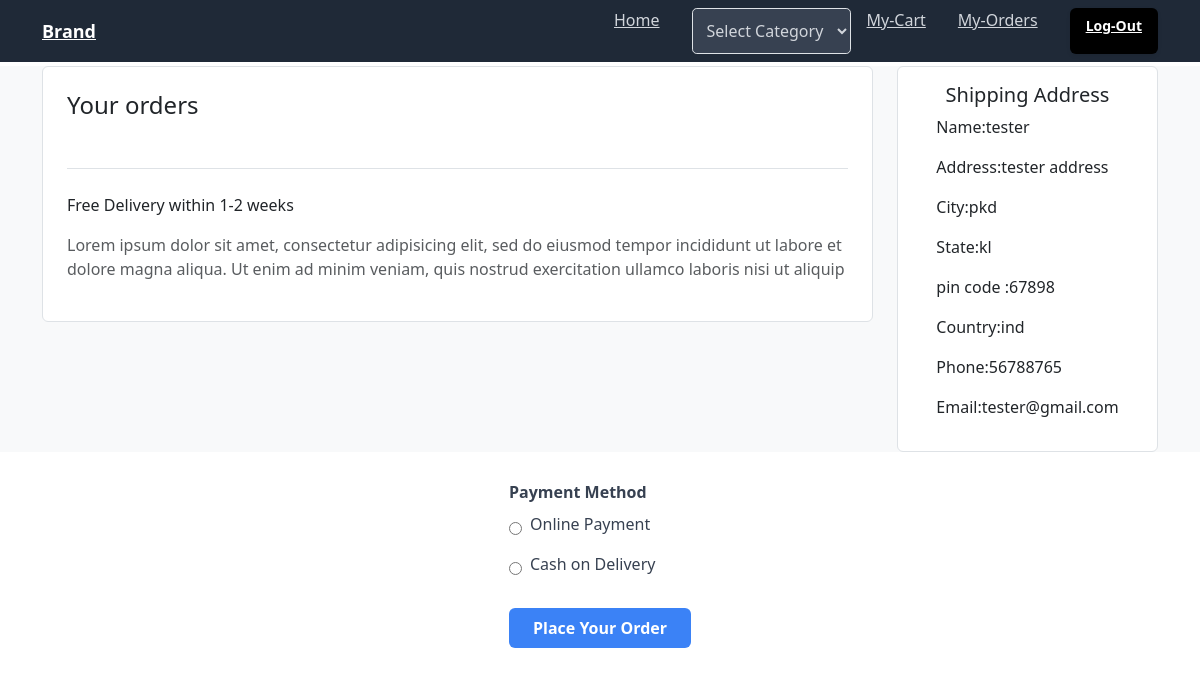
The app's page /checkout/ (signed in) with its own data.
### store/models.py (models this page shows)
class ShippingAddress(models.Model):
    user_object=models.ForeignKey(User,on_delete=models.CASCADE)
    full_name = models.CharField(max_length=200)
    street_address = models.CharField(max_length=1000)
    address_line_2 = models.CharField(max_length=255, blank=True, null=True)
    city = models.CharField(max_length=200)
    state = models.CharField(max_length=200)
    postal_code = models.CharField(max_length=20)
    country =models.CharField(max_length=200)
    phone_number = models.CharField(max_length=20)
    email = models.EmailField()
    created_date=models.DateTimeField(auto_now_add=True,null=True)
    updated_date=models.DateTimeField(auto_now=True,null=True)
    is_active=models.BooleanField(default=True)

### store/views.py (the view, shortened to what this page needs)
# urls.py: path('checkout/',views.CheckOutView.as_view(),name='checkout'),
class CheckOutView(View):
    def get(self,request,*args,**kwargs):
        qs=request.user.cart.cart_items.filter(is_order_placed=False)
        shipping_address=ShippingAddress.objects.filter(user_object=request.user).order_by('created_date').first()
        return render(request,'store/checkout.html',{'products':qs,"shipping":shipping_address})

### store/templates/store/checkout.html (shortened to what this page needs)
{%extends 'store/base.html'%}
{%block main_block%}
{%load static%}
<link rel="stylesheet" href="{%static 'css/my_cart.css'%}">
<link href="https://cdn.jsdelivr.net/npm/bootstrap@5.3.3/dist/css/bootstrap.min.css" rel="stylesheet">
  <section class="bg-light my-1">
    <div class="container">
      <div class="row">
        <div class="col-lg-9">
          <div class="card border shadow-0">
            <div class="m-4">
              <h4 class="card-title mb-4">Your orders</h4>
            </div>
            <div class="border-top pt-4 mx-4 mb-4">
              <p> Free Delivery within 1-2 weeks</p>
              <p class="text-muted">
                Lorem ipsum dolor sit amet, consectetur adipisicing elit, sed do eiusmod tempor incididunt ut labore et dolore magna aliqua. Ut enim ad minim veniam, quis nostrud exercitation ullamco laboris nisi ut
                aliquip
              </p>
            </div>
          </div>
        </div>
        <div class="col-lg-3">
            <div class="card shadow-0 border">
              <div class="card-body">
                <div style="display: flex;flex-direction: column;flex-wrap: wrap;justify-content: center;align-content: center;"> <h5 align="center">Shipping Address</h5>
                    <div class="mb-3">Name:{{shipping.full_name}}</div>
                    <div class="mb-3">Address:{{shipping.street_address}}</div>
                    <div class="mb-3">City:{{shipping.city}}</div>
                    <div class="mb-3">State:{{shipping.state}}</div>
                    <div class="mb-3">pin code :{{shipping.postal_code}}</div>
                    <div class="mb-3">Country:{{shipping.country}}</div>
                    <div class="mb-3">Phone:{{shipping.phone_number}}</div>
                    <div class="mb-3">Email:{{shipping.email}}</div>
                  </div>
              </div>
            </div>
          </div>
      </div>
    </div>
  </section> <br>
   <section style="display: flex;flex-direction: column;flex-wrap: wrap;justify-content: center;align-content: center;">
    <form method="post" action="{%url 'checkout'%}">
        <div class="mb-4">
            <label class="block text-gray-700 font-bold mb-2" for="payment-method">Payment Method</label>
            <div class="flex items-center mb-2">
                <input type="radio" id="online" name="payment-method" value="online" class="mr-2">
                <label for="online" class="text-gray-700">Online Payment</label>
            </div>
            <div class="flex items-center">
                <input type="radio" id="cod" name="payment-method" value="cod" class="mr-2">
                <label for="cod" class="text-gray-700">Cash on Delivery</label>
            </div>
        </div>
        <button type="submit" class="bg-blue-500 text-white font-bold py-2 px-4 rounded hover:bg-blue-700">Place Your Order</button>
   </section>
{%endblock%}

### records on screen
ShippingAddress: full_name "tester", street_address "tester address", city "pkd", state "kl", postal_code "67898", country "ind", phone_number "56788765", email "tester@gmail.com"
